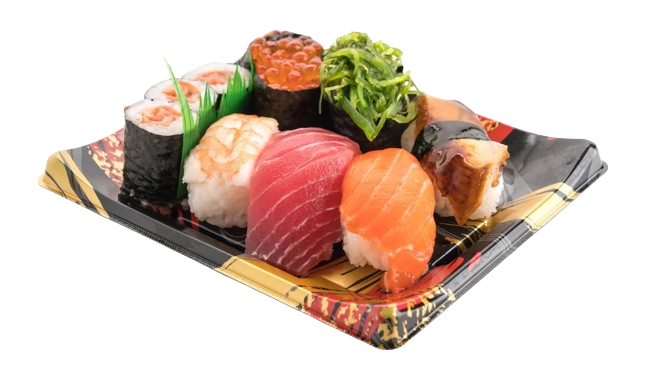
#> input picture data/food.png, 660 x 378 px
$ python 1_matplot_imshow.py
#> lines starting #> are read from the running program, lines starting #| are printed output that depends on the picture
from PIL import Image
import matplotlib.pyplot as plt

img_rgb = Image.open('./data/food.png').convert("RGB")
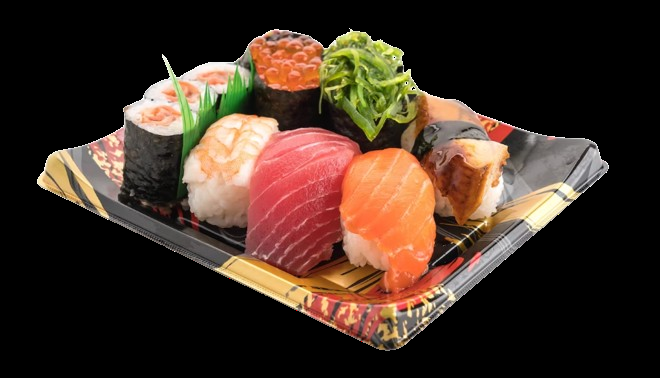
#> img_rgb: PIL image 660x378 RGB; mean R, G, B 67.1, 48.8, 37.1
img_rgba = Image.open("./data/food.png")
#> img_rgba is the input picture: PIL image 660x378 RGBA; mean R, G, B, A 67.1, 48.8, 37.1, 102.4
plt.subplot(1, 2, 1), plt.imshow(img_rgb)
plt.subplot(1, 2, 2), plt.imshow(img_rgba)
plt.show()
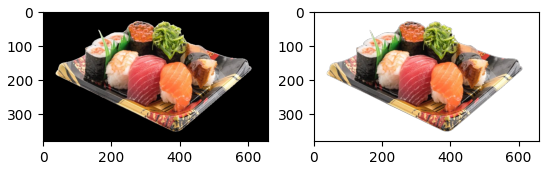
#> figure drawn by matplotlib, 2 panels

$ run again, with data/cd.png copied over data/food.png
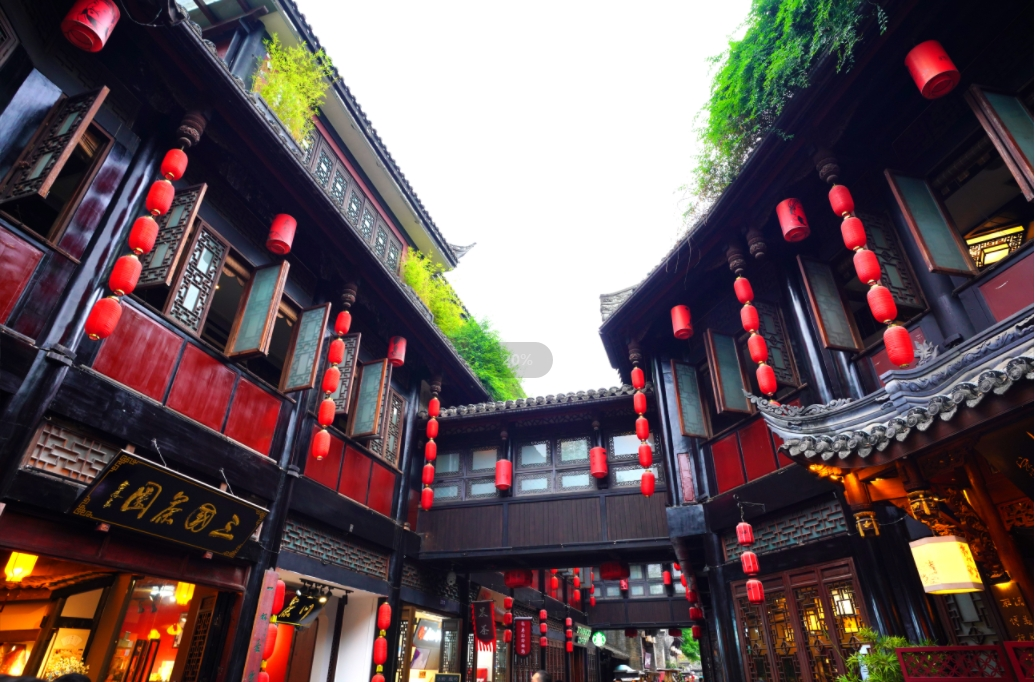
#> input picture data/cd.png, 1035 x 682 px
#> img_rgb is the input picture: PIL image 1035x682 RGB; mean R, G, B 100.7, 84.3, 86.7
#> `plt.show()`:
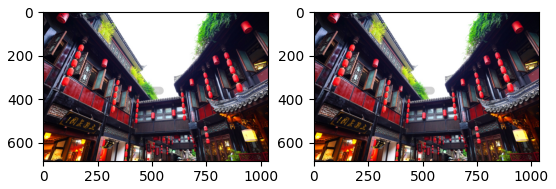
#> figure drawn by matplotlib, 2 panels
